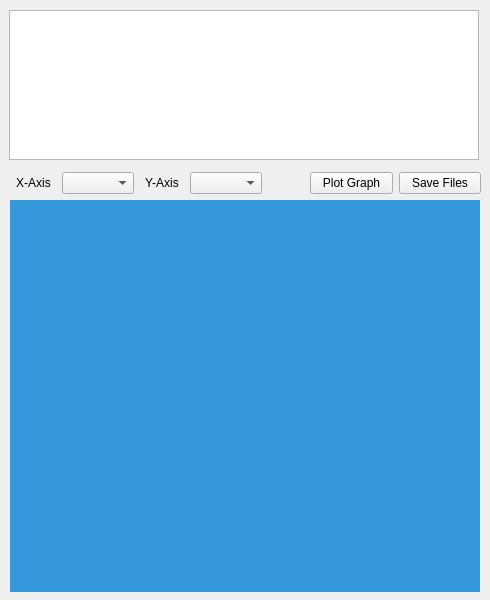
<?xml version="1.0" encoding="UTF-8"?>
<ui version="4.0">
 <class>MainWindow</class>
 <widget class="QMainWindow" name="MainWindow">
  <property name="geometry">
   <rect>
    <x>0</x>
    <y>0</y>
    <width>490</width>
    <height>600</height>
   </rect>
  </property>
  <property name="minimumSize">
   <size>
    <width>490</width>
    <height>600</height>
   </size>
  </property>
  <property name="maximumSize">
   <size>
    <width>16777215</width>
    <height>16777215</height>
   </size>
  </property>
  <property name="windowTitle">
   <string>MainWindow</string>
  </property>
  <widget class="QWidget" name="centralwidget">
   <property name="minimumSize">
    <size>
     <width>490</width>
     <height>600</height>
    </size>
   </property>
   <property name="maximumSize">
    <size>
     <width>16777215</width>
     <height>16777215</height>
    </size>
   </property>
   <widget class="QTableWidget" name="tableWidget">
    <property name="geometry">
     <rect>
      <x>9</x>
      <y>10</y>
      <width>470</width>
      <height>150</height>
     </rect>
    </property>
    <property name="minimumSize">
     <size>
      <width>470</width>
      <height>150</height>
     </size>
    </property>
   </widget>
   <widget class="QWidget" name="canvasPlaceholder" native="true">
    <property name="geometry">
     <rect>
      <x>10</x>
      <y>200</y>
      <width>470</width>
      <height>392</height>
     </rect>
    </property>
    <property name="minimumSize">
     <size>
      <width>470</width>
      <height>390</height>
     </size>
    </property>
    <property name="styleSheet">
     <string notr="true">background-color: #3498db;</string>
    </property>
   </widget>
   <widget class="QWidget" name="layoutWidget">
    <property name="geometry">
     <rect>
      <x>11</x>
      <y>172</y>
      <width>251</width>
      <height>23</height>
     </rect>
    </property>
    <layout class="QGridLayout" name="gridLayout">
     <item row="0" column="3">
      <widget class="QComboBox" name="yAxisComboBox"/>
     </item>
     <item row="0" column="0">
      <widget class="QLabel" name="xAxisLabel">
       <property name="text">
        <string>X-Axis</string>
       </property>
       <property name="alignment">
        <set>Qt::AlignCenter</set>
       </property>
      </widget>
     </item>
     <item row="0" column="2">
      <widget class="QLabel" name="yAxisLabel">
       <property name="text">
        <string>Y-Axis</string>
       </property>
       <property name="alignment">
        <set>Qt::AlignCenter</set>
       </property>
      </widget>
     </item>
     <item row="0" column="1">
      <widget class="QComboBox" name="xAxisComboBox"/>
     </item>
    </layout>
   </widget>
   <widget class="QWidget" name="layoutWidget">
    <property name="geometry">
     <rect>
      <x>310</x>
      <y>170</y>
      <width>171</width>
      <height>26</height>
     </rect>
    </property>
    <layout class="QHBoxLayout" name="horizontalLayout">
     <item>
      <widget class="QPushButton" name="plotButton">
       <property name="text">
        <string>Plot Graph</string>
       </property>
      </widget>
     </item>
     <item>
      <widget class="QPushButton" name="saveFilesButton">
       <property name="text">
        <string>Save Files</string>
       </property>
      </widget>
     </item>
    </layout>
   </widget>
  </widget>
 </widget>
 <resources/>
 <connections/>
</ui>
